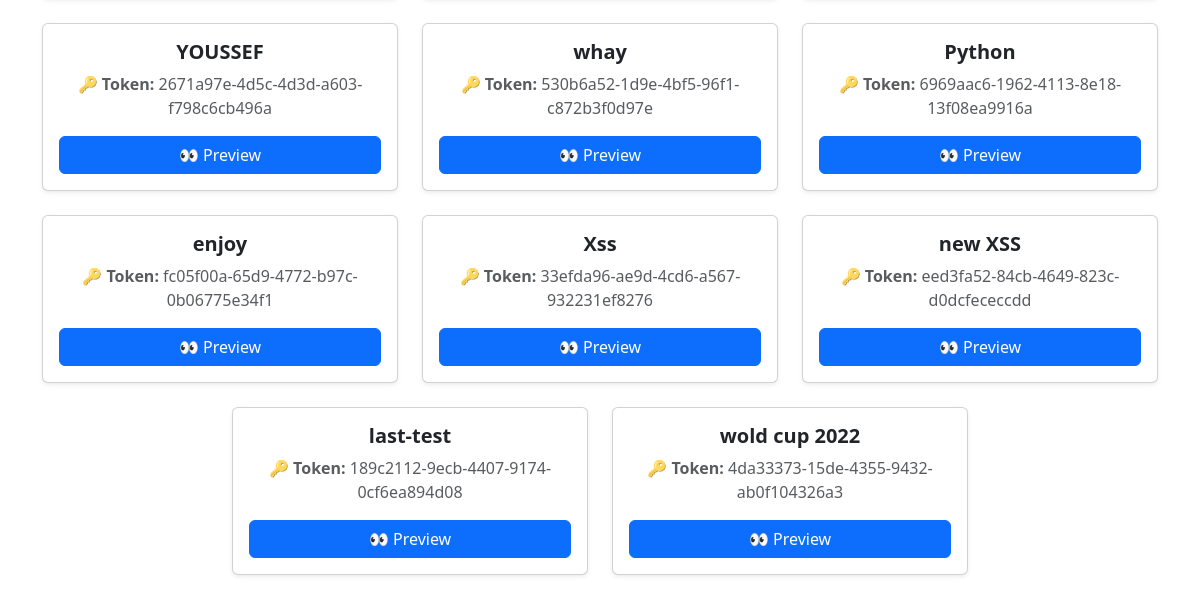
/past (signed in, lower part), run on an earlier commit of the app's database.
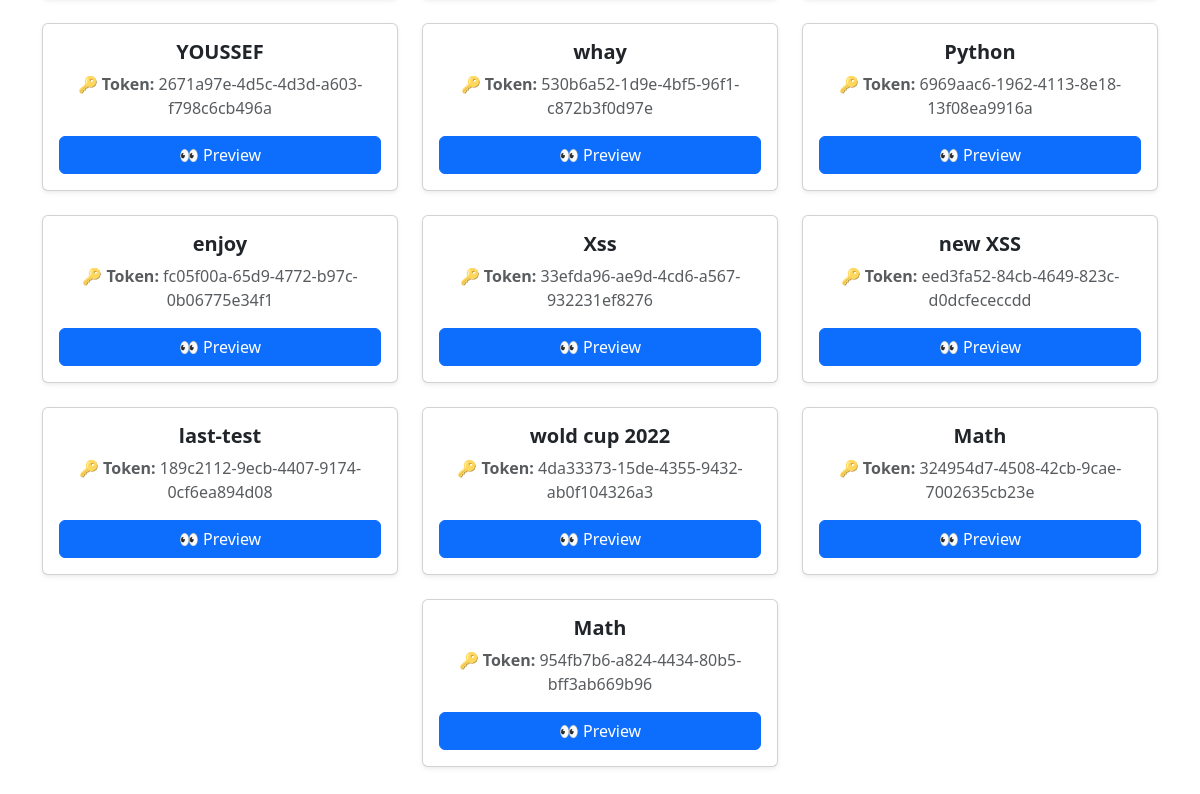
And on a later commit of the database.
### tables this page shows
CREATE TABLE exams (
    id INTEGER PRIMARY KEY AUTOINCREMENT,
    name TEXT NOT NULL,
    created_by INTEGER NOT NULL,
    time_limit INTEGER, token TEXT, -- بالدقايق
    FOREIGN KEY (created_by) REFERENCES users(id)
);

### app.py (the view)
@app.route("/past", methods=["GET", "POST"])
@login_required
@teacher_required
def past():
    exam = query_db("SELECT * FROM exams WHERE created_by = ?", (session["user_id"],))
    return render_template("past.html", exam=exam)

### app.py (called while the page is built)
def query_db(query, args=(), one=False, commit=False):
    conn = sqlite3.connect("exams.db")
    conn.row_factory = sqlite3.Row
    cur = conn.cursor()
    cur.execute(query, args)
    if commit:
        conn.commit()
        conn.close()
        return cur.lastrowid
    rv = cur.fetchall()
    conn.close()
    return (rv[0] if rv else None) if one else [dict(row) for row in rv]

### helpers.py (called while the page is built)
def login_required(f):
    @wraps(f)
    def decorated_function(*args, **kwargs):
        if session.get("user_id") is None:
            return redirect("/login")
        return f(*args, **kwargs)
    return decorated_function

def teacher_required(f):
    @wraps(f)
    def decorated_function(*args, **kwargs):
        db.execute("SELECT role FROM users WHERE id = ?", (session.get("user_id"),))
        who = db.fetchone()
        if not who:
            return redirect("/login")
        if who["role"].lower() == "student":
            return redirect("/index")
        return f(*args, **kwargs)
    return decorated_function

### templates/past.html (shortened to what this page needs)
{% extends "layout.html" %}
{% block main %}
<div class="container py-5">
  {% if exam|length == 0 %}
  <div class="alert alert-info text-center" role="alert">
    No past exams found. Create a new one to get started! 🚀
  </div>
  {% else %}
  <div class="row justify-content-center">
    {% for i in exam %}
    <div class="col-md-4 col-sm-6 mb-4">
      <div class="card shadow-sm h-100 rounded">
        <div class="card-body text-center">
          <h5 class="card-title fw-bold">{{ i.name }}</h5>
          <p class="card-text text-muted">
            <strong>🔑 Token:</strong> {{ i.token }}
          </p>
          <a href="/exam/preview/{{ i.token }}" class="btn btn-primary w-100">
            👀 Preview
          </a>
        </div>
      </div>
    </div>
    {% endfor %}
  </div>
  {% endif %}
</div>
{% endblock %}

What changed in the data, as far as the page shows it:
added exams: name "Math", token "324954d7-4508-42cb-9cae-7002635cb23e"
added exams: name "Math", token "954fb7b6-a824-4434-80b5-bff3ab669b96"
